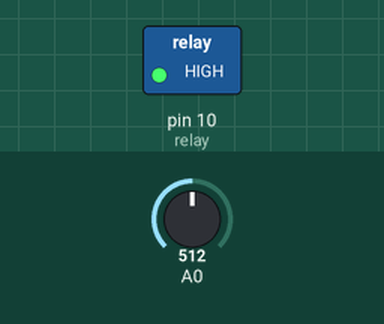
This sketch was run on a simulated Arduino Mega 2560, built with avr-gcc and run on an emulated ATmega2560. Shown: switched loads named in the sketch (green lamp = pin HIGH). Inputs (shaded band) come from the test bench; at power-on: A0 = 512. What the sketch prints to the serial monitor is not drawn.

Above: at 0.1 s.
Timing chart, 0 to 1.6 s (numbered marks = the images above):
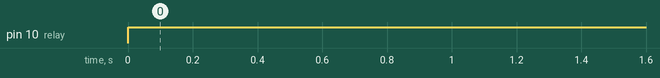

The sketch:

nano_attempt_1.ino
```cpp
// These constants won't change. They're used to give names to the pins used:
int relay = 10;
int sensorPin;
int sensorVal = analogRead(26);


void setup() {
  // initialize serial communications at 9600 bps:
  Serial.begin(9600);
  pinMode(relay, OUTPUT);

}

void loop() {
 sensorVal = analogRead(sensorPin);

 if(sensorVal >= 500){
  digitalWrite(relay, HIGH);
  }
  delay(60);
  Serial.println(sensorVal);

}
```

Measured:
- by itself, pin 10 (relay): LOW → HIGH at 0.00 s
